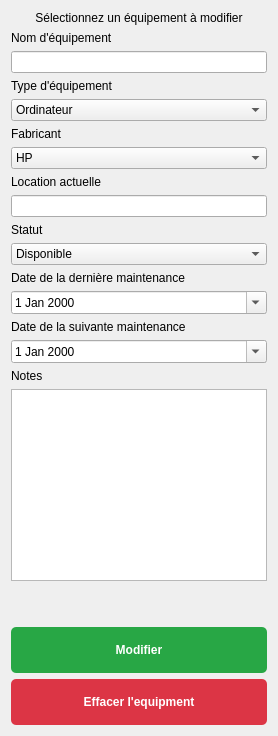
                   <widget class="QWidget" name="tabModifier_7">
                    <attribute name="title">
                     <string>Modifier</string>
                    </attribute>
                    <layout class="QVBoxLayout" name="verticalLayout_51">
                     <item>
                      <widget class="QLabel" name="labelModifierInfo">
                       <property name="text">
                        <string>Sélectionnez un équipement à modifier</string>
                       </property>
                       <property name="alignment">
                        <set>Qt::AlignmentFlag::AlignCenter</set>
                       </property>
                      </widget>
                     </item>
                     <item>
                      <widget class="QLabel" name="labelNomEquipementModifier">
                       <property name="text">
                        <string>Nom d'équipement</string>
                       </property>
                      </widget>
                     </item>
                     <item>
                      <widget class="QLineEdit" name="lineEditNomEquipementModifier"/>
                     </item>
                     <item>
                      <widget class="QLabel" name="labelTypeEquipementModifier">
                       <property name="text">
                        <string>Type d'équipement</string>
                       </property>
                      </widget>
                     </item>
                     <item>
                      <widget class="QComboBox" name="comboBoxTypeEquipementModifier">
                       <item>
                        <property name="text">
                         <string>Ordinateur</string>
                        </property>
                       </item>
                       <item>
                        <property name="text">
                         <string>Imprimante</string>
                        </property>
                       </item>
                       <item>
                        <property name="text">
                         <string>Scanner</string>
                        </property>
                       </item>
                       <item>
                        <property name="text">
                         <string>Projecteur</string>
                        </property>
                       </item>
                       <item>
                        <property name="text">
                         <string>Téléphone</string>
                        </property>
                       </item>
                      </widget>
                     </item>
                     <item>
                      <widget class="QLabel" name="labelFabricantModifier">
                       <property name="text">
                        <string>Fabricant</string>
                       </property>
                      </widget>
                     </item>
                     <item>
                      <widget class="QComboBox" name="comboBoxFabricantModifier">
                       <item>
                        <property name="text">
                         <string>HP</string>
                        </property>
                       </item>
                       <item>
                        <property name="text">
                         <string>Dell</string>
                        </property>
                       </item>
                       <item>
                        <property name="text">
                         <string>Lenovo</string>
                        </property>
                       </item>
                       <item>
                        <property name="text">
                         <string>Apple</string>
                        </property>
                       </item>
                       <item>
                        <property name="text">
                         <string>Canon</string>
                        </property>
                       </item>
                       <item>
                        <property name="text">
                         <string>Epson</string>
                        </property>
                       </item>
                       <item>
                        <property name="text">
                         <string>Samsung</string>
                        </property>
                       </item>
                      </widget>
                     </item>
                     <item>
                      <widget class="QLabel" name="labelLocationModifier">
                       <property name="text">
                        <string>Location actuelle</string>
                       </property>
                      </widget>
                     </item>
                     <item>
                      <widget class="QLineEdit" name="lineEditLocationModifier"/>
                     </item>
                     <item>
                      <widget class="QLabel" name="labelStatutModifier">
                       <property name="text">
                        <string>Statut</string>
                       </property>
                      </widget>
                     </item>
                     <item>
                      <widget class="QComboBox" name="comboBoxStatutModifier">
                       <item>
                        <property name="text">
                         <string>Disponible</string>
                        </property>
                       </item>
                       <item>
                        <property name="text">
                         <string>Assigné</string>
                        </property>
                       </item>
                       <item>
                        <property name="text">
                         <string>En maintenance</string>
                        </property>
                       </item>
                       <item>
                        <property name="text">
                         <string>Hors service</string>
                        </property>
                       </item>
                      </widget>
                     </item>
                     <item>
                      <widget class="QLabel" name="labelDateDerniereMaintenanceModifier">
                       <property name="text">
                        <string>Date de la dernière maintenance</string>
                       </property>
                      </widget>
                     </item>
                     <item>
                      <widget class="QDateEdit" name="dateEditDerniereMaintenanceModifier">
                       <property name="calendarPopup">
                        <bool>true</bool>
                       </property>
                      </widget>
                     </item>
                     <item>
                      <widget class="QLabel" name="labelDateSuivanteMaintenanceModifier">
                       <property name="text">
                        <string>Date de la suivante maintenance</string>
                       </property>
                      </widget>
                     </item>
                     <item>
                      <widget class="QDateEdit" name="dateEditSuivanteMaintenanceModifier">
                       <property name="calendarPopup">
                        <bool>true</bool>
                       </property>
                      </widget>
                     </item>
                     <item>
                      <widget class="QLabel" name="labelNotesModifier">
                       <property name="text">
                        <string>Notes</string>
                       </property>
                      </widget>
                     </item>
                     <item>
                      <widget class="QTextEdit" name="textEditNotesModifier">
                       <property name="minimumSize">
                        <size>
                         <width>0</width>
                         <height>100</height>
                        </size>
                       </property>
                      </widget>
                     </item>
                     <item>
                      <spacer name="verticalSpacer_33">
                       <property name="orientation">
                        <enum>Qt::Orientation::Vertical</enum>
                       </property>
                       <property name="sizeHint" stdset="0">
                        <size>
                         <width>20</width>
                         <height>40</height>
                        </size>
                       </property>
                      </spacer>
                     </item>
                     <item>
                      <widget class="QPushButton" name="pushButton">
                       <property name="styleSheet">
                        <string notr="true">QPushButton {
    background-color: #28a745;
    color: white;
    border: none;
    border-radius: 5px;
    padding: 8px 15px;
    font-weight: bold;
    min-height: 30px;
}

QPushButton:hover {
    background-color: #218838;
}</string>
                       </property>
                       <property name="text">
                        <string>Modifier</string>
                       </property>
                      </widget>
                     </item>
                     <item>
                      <widget class="QPushButton" name="pushButtonModifier">
                       <property name="styleSheet">
                        <string notr="true">QPushButton {
    background-color: #dc3545;
    color: white;
    border: none;
    border-radius: 5px;
    padding: 8px 15px;
    font-weight: bold;
    min-height: 30px;
}

QPushButton:hover {
    background-color: #c82333;
}</string>
                       </property>
                       <property name="text">
                        <string>Effacer l'equipment</string>
                       </property>
                      </widget>
                     </item>
                    </layout>
                   </widget>
